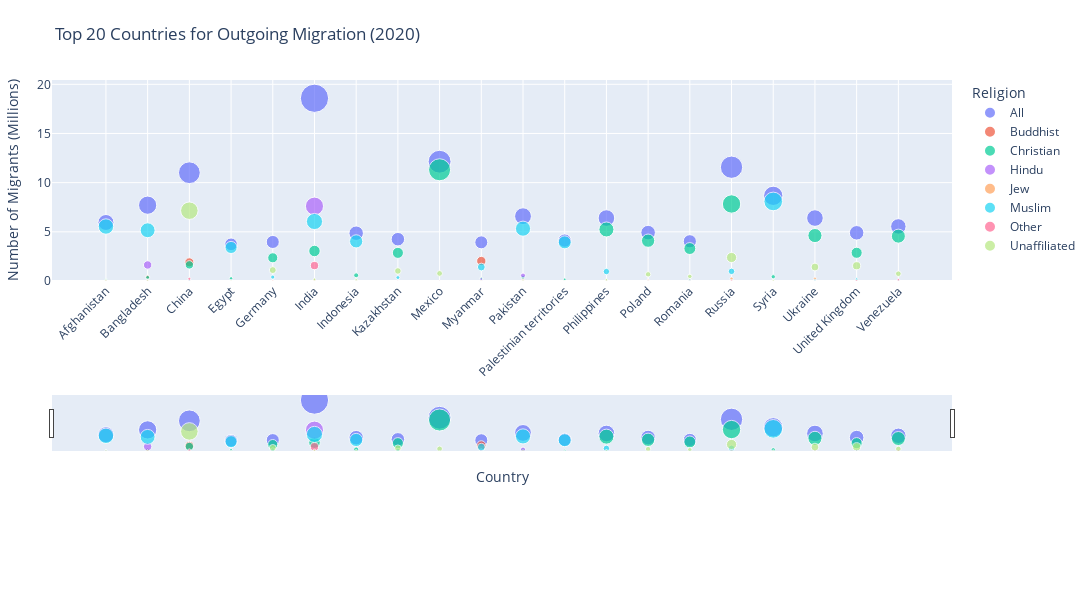

Write notebook code for a chart like this one.
### Markdown cell above
The graphic above has regions greyed out due to mapping issues between Natural Earth's country name specifications versus our raw data. A refined version of this would have us map out each of the countries with the help of a dictionary to have a fully color-scaled map.

### Code cell
import plotly.express as px

# Define the years to visualize
years = [1990, 2000, 2010, 2020]

# Loop through each year and generate the scatter plot
for year in years:
    # Filter for outgoing migration data for the current year
    scatter_data = df[
        (df['Direction'] == 'Outgoing') & 
        (df['Year'] == str(year))
    ]

    # Exclude rows with "Global Total" or aggregated categories
    scatter_data = scatter_data[~scatter_data['Country'].str.contains("Global|All", case=False)]

    # Group by country and religion, and sum the counts
    scatter_summary = scatter_data.groupby(['Country', 'Religion'])['Count'].sum().reset_index()

    # Sort countries by total count and keep top 20
    top_countries = scatter_summary.groupby('Country')['Count'].sum().nlargest(20).index
    scatter_summary = scatter_summary[scatter_summary['Country'].isin(top_countries)]

    # Convert counts to millions for easier readability
    scatter_summary['Count'] = scatter_summary['Count'] / 1_000_000

    # Create the scatter plot
    fig = px.scatter(
        scatter_summary, 
        x="Country", 
        y="Count", 
        color="Religion",
        size="Count", 
        title=f"Top 20 Countries for Outgoing Migration ({year})", 
        labels={"Count": "Number of Migrants (Millions)", "Country": "Country"},
        template="plotly",
        hover_data=["Religion", "Count"]
    )

    # Update layout to make the x-axis scrollable
    fig.update_layout(
        width=1200,  # Figure width
        height=600,  # Figure height
        xaxis=dict(
            tickangle=-45,
            title="Country",
            title_standoff=10,
            showgrid=True,
            rangeslider=dict(visible=True),  # Add scrollable range slider
            fixedrange=False
        ),
        yaxis=dict(
            title="Number of Migrants (Millions)",
            range=[0, scatter_summary['Count'].max() * 1.1]
        ),
        margin=dict(l=40, r=40, t=80, b=150)  # Add margins
    )

    # Save the plot as an image for the current year
    fig.write_image(f"outgoing_migration_{year}.png")

# Print message when done
print("Images for 1990, 2000, 2010, and 2020 have been created and saved.")
fig.show()

### Figure 1 — Plotly figure (JSON) as saved in the notebook; plotly's stock layout.template omitted (floating-point values rounded to 4 significant figures)
{"data": [{"customdata": [["All"], ["All"], ["All"], ["All"], ["All"], ["All"], ["All"], ["All"], ["All"], ["All"], ["All"], ["All"], ["All"], ["All"], ["All"], ["All"], ["All"], ["All"], ["All"], ["All"]], "hovertemplate": "Religion=%{customdata[0]}<br>Country=%{x}<br>Number of Migrants (Millions)=%{marker.size}<extra></extra>", "legendgroup": "All", "marker": {"color": "#636efa", "size": [5.95, 7.71, 11.01, 3.73, 3.97, 18.58, 4.86, 4.25, 12.13, 3.93, 6.59, 4.11, 6.4, 4.92, 4.04, 11.57, 8.66, 6.4, 4.9, 5.55], "sizemode": "area", "sizeref": 0.04645, "symbol": "circle"}, "mode": "markers", "name": "All", "orientation": "v", "showlegend": true, "type": "scatter", "x": ["Afghanistan", "Bangladesh", "China", "Egypt", "Germany", "India", "Indonesia", "Kazakhstan", "Mexico", "Myanmar", "Pakistan", "Palestinian territories", "Philippines", "Poland", "Romania", "Russia", "Syria", "Ukraine", "United Kingdom", "Venezuela"], "xaxis": "x", "y": [5.95, 7.71, 11.01, 3.73, 3.97, 18.58, 4.86, 4.25, 12.13, 3.93, 6.59, 4.11, 6.4, 4.92, 4.04, 11.57, 8.66, 6.4, 4.9, 5.55], "yaxis": "y"}, {"customdata": [["Buddhist"], ["Buddhist"], ["Buddhist"], ["Buddhist"], ["Buddhist"], ["Buddhist"], ["Buddhist"], ["Buddhist"], ["Buddhist"], ["Buddhist"], ["Buddhist"], ["Buddhist"], ["Buddhist"], ["Buddhist"], ["Buddhist"], ["Buddhist"], ["Buddhist"], ["Buddhist"], ["Buddhist"], ["Buddhist"]], "hovertemplate": "Religion=%{customdata[0]}<br>Country=%{x}<br>Number of Migrants (Millions)=%{marker.size}<extra></extra>", "legendgroup": "Buddhist", "marker": {"color": "#EF553B", "size": [0.03, 0.4, 1.9, 0.01, 0.02, 0.1, 0.08, 0.01, 0.01, 2.03, 0.19, 0.01, 0.02, 0.01, 0.01, 0.04, 0.01, 0.01, 0.05, 0.01], "sizemode": "area", "sizeref": 0.04645, "symbol": "circle"}, "mode": "markers", "name": "Buddhist", "orientation": "v", "showlegend": true, "type": "scatter", "x": ["Afghanistan", "Bangladesh", "China", "Egypt", "Germany", "India", "Indonesia", "Kazakhstan", "Mexico", "Myanmar", "Pakistan", "Palestinian territories", "Philippines", "Poland", "Romania", "Russia", "Syria", "Ukraine", "United Kingdom", "Venezuela"], "xaxis": "x", "y": [0.03, 0.4, 1.9, 0.01, 0.02, 0.1, 0.08, 0.01, 0.01, 2.03, 0.19, 0.01, 0.02, 0.01, 0.01, 0.04, 0.01, 0.01, 0.05, 0.01], "yaxis": "y"}, {"customdata": [["Christian"], ["Christian"], ["Christian"], ["Christian"], ["Christian"], ["Christian"], ["Christian"], ["Christian"], ["Christian"], ["Christian"], ["Christian"], ["Christian"], ["Christian"], ["Christian"], ["Christian"], ["Christian"], ["Christian"], ["Christian"], ["Christian"], ["Christian"]], "hovertemplate": "Religion=%{customdata[0]}<br>Country=%{x}<br>Number of Migrants (Millions)=%{marker.size}<extra></extra>", "legendgroup": "Christian", "marker": {"color": "#00cc96", "size": [0.15, 0.36, 1.64, 0.27, 2.36, 3.05, 0.58, 2.86, 11.31, 0.24, 0.39, 0.17, 5.24, 4.1, 3.3, 7.83, 0.43, 4.62, 2.87, 4.56], "sizemode": "area", "sizeref": 0.04645, "symbol": "circle"}, "mode": "markers", "name": "Christian", "orientation": "v", "showlegend": true, "type": "scatter", "x": ["Afghanistan", "Bangladesh", "China", "Egypt", "Germany", "India", "Indonesia", "Kazakhstan", "Mexico", "Myanmar", "Pakistan", "Palestinian territories", "Philippines", "Poland", "Romania", "Russia", "Syria", "Ukraine", "United Kingdom", "Venezuela"], "xaxis": "x", "y": [0.15, 0.36, 1.64, 0.27, 2.36, 3.05, 0.58, 2.86, 11.31, 0.24, 0.39, 0.17, 5.24, 4.1, 3.3, 7.83, 0.43, 4.62, 2.87, 4.56], "yaxis": "y"}, {"customdata": [["Hindu"], ["Hindu"], ["Hindu"], ["Hindu"], ["Hindu"], ["Hindu"], ["Hindu"], ["Hindu"], ["Hindu"], ["Hindu"], ["Hindu"], ["Hindu"], ["Hindu"], ["Hindu"], ["Hindu"], ["Hindu"], ["Hindu"], ["Hindu"], ["Hindu"], ["Hindu"]], "hovertemplate": "Religion=%{customdata[0]}<br>Country=%{x}<br>Number of Migrants (Millions)=%{marker.size}<extra></extra>", "legendgroup": "Hindu", "marker": {"color": "#ab63fa", "size": [0.07, 1.63, 0.03, 0.01, 0.01, 7.61, 0.02, 0.01, 0.01, 0.19, 0.56, 0.01, 0.01, 0.01, 0.01, 0.04, 0.01, 0.01, 0.07, 0.01], "sizemode": "area", "sizeref": 0.04645, "symbol": "circle"}, "mode": "markers", "name": "Hindu", "orientation": "v", "showlegend": true, "type": "scatter", "x": ["Afghanistan", "Bangladesh", "China", "Egypt", "Germany", "India", "Indonesia", "Kazakhstan", "Mexico", "Myanmar", "Pakistan", "Palestinian territories", "Philippines", "Poland", "Romania", "Russia", "Syria", "Ukraine", "United Kingdom", "Venezuela"], "xaxis": "x", "y": [0.07, 1.63, 0.03, 0.01, 0.01, 7.61, 0.02, 0.01, 0.01, 0.19, 0.56, 0.01, 0.01, 0.01, 0.01, 0.04, 0.01, 0.01, 0.07, 0.01], "yaxis": "y"}, {"customdata": [["Jew"], ["Jew"], ["Jew"], ["Jew"], ["Jew"], ["Jew"], ["Jew"], ["Jew"], ["Jew"], ["Jew"], ["Jew"], ["Jew"], ["Jew"], ["Jew"], ["Jew"], ["Jew"], ["Jew"], ["Jew"], ["Jew"], ["Jew"]], "hovertemplate": "Religion=%{customdata[0]}<br>Country=%{x}<br>Number of Migrants (Millions)=%{marker.size}<extra></extra>", "legendgroup": "Jew", "marker": {"color": "#FFA15A", "size": [0.01, 0.01, 0.01, 0.03, 0.05, 0.03, 0.01, 0.01, 0.01, 0.01, 0.01, 0.01, 0.01, 0.1, 0.13, 0.24, 0.02, 0.24, 0.1, 0.04], "sizemode": "area", "sizeref": 0.04645, "symbol": "circle"}, "mode": "markers", "name": "Jew", "orientation": "v", "showlegend": true, "type": "scatter", "x": ["Afghanistan", "Bangladesh", "China", "Egypt", "Germany", "India", "Indonesia", "Kazakhstan", "Mexico", "Myanmar", "Pakistan", "Palestinian territories", "Philippines", "Poland", "Romania", "Russia", "Syria", "Ukraine", "United Kingdom", "Venezuela"], "xaxis": "x", "y": [0.01, 0.01, 0.01, 0.03, 0.05, 0.03, 0.01, 0.01, 0.01, 0.01, 0.01, 0.01, 0.01, 0.1, 0.13, 0.24, 0.02, 0.24, 0.1, 0.04], "yaxis": "y"}, {"customdata": [["Muslim"], ["Muslim"], ["Muslim"], ["Muslim"], ["Muslim"], ["Muslim"], ["Muslim"], ["Muslim"], ["Muslim"], ["Muslim"], ["Muslim"], ["Muslim"], ["Muslim"], ["Muslim"], ["Muslim"], ["Muslim"], ["Muslim"], ["Muslim"], ["Muslim"], ["Muslim"]], "hovertemplate": "Religion=%{customdata[0]}<br>Country=%{x}<br>Number of Migrants (Millions)=%{marker.size}<extra></extra>", "legendgroup": "Muslim", "marker": {"color": "#19d3f3", "size": [5.54, 5.16, 0.06, 3.41, 0.4, 6.05, 4.03, 0.35, 0.01, 1.42, 5.32, 3.93, 0.96, 0.02, 0.11, 0.98, 8.09, 0.1, 0.18, 0.06], "sizemode": "area", "sizeref": 0.04645, "symbol": "circle"}, "mode": "markers", "name": "Muslim", "orientation": "v", "showlegend": true, "type": "scatter", "x": ["Afghanistan", "Bangladesh", "China", "Egypt", "Germany", "India", "Indonesia", "Kazakhstan", "Mexico", "Myanmar", "Pakistan", "Palestinian territories", "Philippines", "Poland", "Romania", "Russia", "Syria", "Ukraine", "United Kingdom", "Venezuela"], "xaxis": "x", "y": [5.54, 5.16, 0.06, 3.41, 0.4, 6.05, 4.03, 0.35, 0.01, 1.42, 5.32, 3.93, 0.96, 0.02, 0.11, 0.98, 8.09, 0.1, 0.18, 0.06], "yaxis": "y"}, {"customdata": [["Other"], ["Other"], ["Other"], ["Other"], ["Other"], ["Other"], ["Other"], ["Other"], ["Other"], ["Other"], ["Other"], ["Other"], ["Other"], ["Other"], ["Other"], ["Other"], ["Other"], ["Other"], ["Other"], ["Other"]], "hovertemplate": "Religion=%{customdata[0]}<br>Country=%{x}<br>Number of Migrants (Millions)=%{marker.size}<extra></extra>", "legendgroup": "Other", "marker": {"color": "#FF6692", "size": [0.07, 0.09, 0.22, 0.01, 0.02, 1.57, 0.01, 0.01, 0.02, 0.03, 0.05, 0.01, 0.05, 0.01, 0.02, 0.05, 0.04, 0.01, 0.07, 0.13], "sizemode": "area", "sizeref": 0.04645, "symbol": "circle"}, "mode": "markers", "name": "Other", "orientation": "v", "showlegend": true, "type": "scatter", "x": ["Afghanistan", "Bangladesh", "China", "Egypt", "Germany", "India", "Indonesia", "Kazakhstan", "Mexico", "Myanmar", "Pakistan", "Palestinian territories", "Philippines", "Poland", "Romania", "Russia", "Syria", "Ukraine", "United Kingdom", "Venezuela"], "xaxis": "x", "y": [0.07, 0.09, 0.22, 0.01, 0.02, 1.57, 0.01, 0.01, 0.02, 0.03, 0.05, 0.01, 0.05, 0.01, 0.02, 0.05, 0.04, 0.01, 0.07, 0.13], "yaxis": "y"}, {"customdata": [["Unaffiliated"], ["Unaffiliated"], ["Unaffiliated"], ["Unaffiliated"], ["Unaffiliated"], ["Unaffiliated"], ["Unaffiliated"], ["Unaffiliated"], ["Unaffiliated"], ["Unaffiliated"], ["Unaffiliated"], ["Unaffiliated"], ["Unaffiliated"], ["Unaffiliated"], ["Unaffiliated"], ["Unaffiliated"], ["Unaffiliated"], ["Unaffiliated"], ["Unaffiliated"], ["Unaffiliated"]], "hovertemplate": "Religion=%{customdata[0]}<br>Country=%{x}<br>Number of Migrants (Millions)=%{marker.size}<extra></extra>", "legendgroup": "Unaffiliated", "marker": {"color": "#B6E880", "size": [0.09, 0.07, 7.15, 0.02, 1.11, 0.17, 0.13, 1.02, 0.77, 0.02, 0.09, 0.01, 0.13, 0.68, 0.47, 2.39, 0.08, 1.42, 1.55, 0.74], "sizemode": "area", "sizeref": 0.04645, "symbol": "circle"}, "mode": "markers", "name": "Unaffiliated", "orientation": "v", "showlegend": true, "type": "scatter", "x": ["Afghanistan", "Bangladesh", "China", "Egypt", "Germany", "India", "Indonesia", "Kazakhstan", "Mexico", "Myanmar", "Pakistan", "Palestinian territories", "Philippines", "Poland", "Romania", "Russia", "Syria", "Ukraine", "United Kingdom", "Venezuela"], "xaxis": "x", "y": [0.09, 0.07, 7.15, 0.02, 1.11, 0.17, 0.13, 1.02, 0.77, 0.02, 0.09, 0.01, 0.13, 0.68, 0.47, 2.39, 0.08, 1.42, 1.55, 0.74], "yaxis": "y"}], "layout": {"height": 600, "legend": {"itemsizing": "constant", "title": {"text": "Religion"}, "tracegroupgap": 0}, "margin": {"b": 150, "l": 40, "r": 40, "t": 80}, "title": {"text": "Top 20 Countries for Outgoing Migration (2020)"}, "width": 1200, "xaxis": {"anchor": "y", "autorange": true, "domain": [0, 1], "fixedrange": false, "range": [-1.269, 20.26], "rangeslider": {"autorange": true, "range": [-1.269, 20.26], "visible": true, "yaxis": {"_template": null, "rangemode": "match"}}, "showgrid": true, "tickangle": -45, "title": {"standoff": 10, "text": "Country"}, "type": "category"}, "yaxis": {"anchor": "x", "domain": [0, 1], "range": [0, 20.44], "title": {"text": "Number of Migrants (Millions)"}, "type": "linear"}}}
